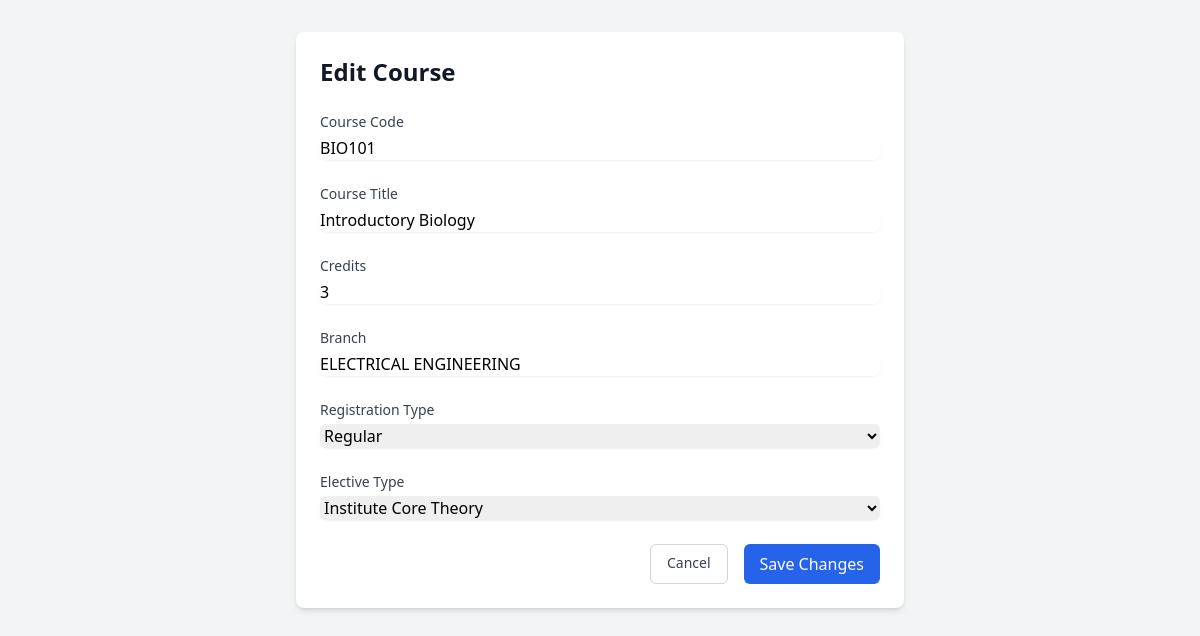
Page /courses/edit/83 (signed in) on the committed database.
### tables this page shows
CREATE TABLE courses (
    id INTEGER PRIMARY KEY AUTOINCREMENT,
    course TEXT NOT NULL,
    course_title TEXT NOT NULL,
    credits INTEGER NOT NULL,
    reg_type TEXT NOT NULL,
    elective_type TEXT NOT NULL,
    branch TEXT NOT NULL,
    version INTEGER DEFAULT 1,
    parent_course_id INTEGER,
    is_current BOOLEAN DEFAULT 1
);

### app.py (the view, shortened to what this page needs)
@app.route('/courses/edit/<int:id>', methods=['GET', 'POST'])
@login_required
def edit_course(id):
    db = get_db()
    course = db.execute('SELECT * FROM courses WHERE id = ?',
                       [id]).fetchone()
    if course is None:
        flash('Course not found!')
        return redirect(url_for('view_courses'))
    return render_template('edit_course.html', course=course)

### app.py (called while the page is built)
def get_db():
    db = getattr(g, '_database', None)
    if db is None:
        db = g._database = sqlite3.connect(DATABASE)
        db.row_factory = sqlite3.Row
    return db

@app.teardown_appcontext
def close_connection(exception):
    db = getattr(g, '_database', None)
    if db is not None:
        db.close()

def login_required(f):
    @wraps(f)
    def decorated_function(*args, **kwargs):
        if 'admin' not in session:
            return redirect(url_for('login'))
        return f(*args, **kwargs)
    return decorated_function

### templates/edit_course.html (shortened to what this page needs)
<!DOCTYPE html>
<html lang="en">
<head>
    <script src="https://cdn.tailwindcss.com"></script>
</head>
<body class="bg-gray-100 min-h-screen">
    <div class="max-w-2xl mx-auto px-4 sm:px-6 lg:px-8 py-8">
        <div class="bg-white rounded-lg shadow-md p-6">
            <h1 class="text-2xl font-bold text-gray-900 mb-6">Edit Course</h1>
            <form method="POST" class="space-y-6">
                <div>
                    <label for="course" class="block text-sm font-medium text-gray-700">Course Code</label>
                    <input type="text" name="course" id="course" required
                           value="{{ course.course }}"
                           class="mt-1 block w-full rounded-md border-gray-300 shadow-sm focus:border-blue-500 focus:ring-blue-500">
                </div>
                <div>
                    <label for="course_title" class="block text-sm font-medium text-gray-700">Course Title</label>
                    <input type="text" name="course_title" id="course_title" required
                           value="{{ course.course_title }}"
                           class="mt-1 block w-full rounded-md border-gray-300 shadow-sm focus:border-blue-500 focus:ring-blue-500">
                </div>
                <div>
                    <label for="credits" class="block text-sm font-medium text-gray-700">Credits</label>
                    <input type="number" name="credits" id="credits" required
                           value="{{ course.credits }}"
                           class="mt-1 block w-full rounded-md border-gray-300 shadow-sm focus:border-blue-500 focus:ring-blue-500">
                </div>
                <div>
                    <label for="branch" class="block text-sm font-medium text-gray-700">Branch</label>
                    <input type="text" name="branch" id="branch" required
                           value="{{ course.branch }}"
                           class="mt-1 block w-full rounded-md border-gray-300 shadow-sm focus:border-blue-500 focus:ring-blue-500">
                </div>
                <div>
                    <label for="reg_type" class="block text-sm font-medium text-gray-700">Registration Type</label>
                    <select name="reg_type" id="reg_type" required
                            class="mt-1 block w-full rounded-md border-gray-300 shadow-sm focus:border-blue-500 focus:ring-blue-500">
                        <option value="Core" {% if course.reg_type == 'Regular' %}selected{% endif %}>Regular</option>
                    </select>
                </div>
                <div>
                    <label for="elective_type" class="block text-sm font-medium text-gray-700">Elective Type</label>
                    <select name="elective_type" id="elective_type" required
                            class="mt-1 block w-full rounded-md border-gray-300 shadow-sm focus:border-blue-500 focus:ring-blue-500">
                        <option value="Institute Core Theory" {% if course.elective_type == 'Institute Core Theory' %}selected{% endif %}>Institute Core Theory</option>
                    </select>
                                    </div>
                <div class="flex justify-end space-x-4">
                    <a href="{{ url_for('view_courses') }}"
                       class="px-4 py-2 border border-gray-300 rounded-md text-sm font-medium text-gray-700 hover:bg-gray-50">
                        Cancel
                    </a>
                    <button type="submit"
                            class="px-4 py-2 bg-blue-600 text-white rounded-md hover:bg-blue-700 focus:outline-none focus:ring-2 focus:ring-blue-500 focus:ring-offset-2">
                        Save Changes
                    </button>
                </div>
            </form>
        </div>
    </div>
</body>
</html>

### rows in the picture
courses: course "BIO101", course_title "Introductory Biology", credits "3", branch "ELECTRICAL ENGINEERING", reg_type "Regular", elective_type "Institute Core Theory"
